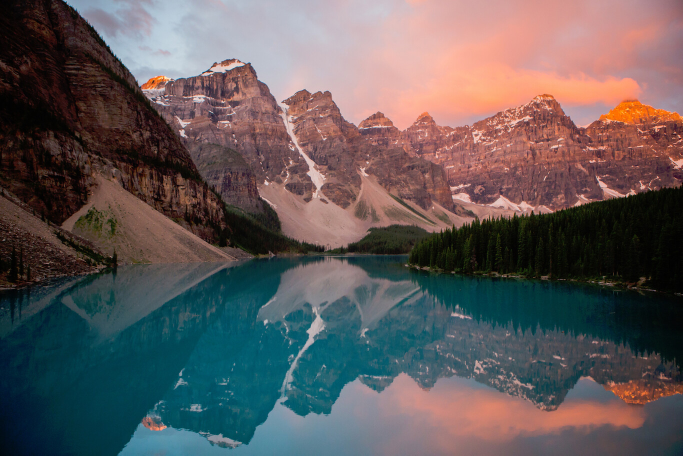
#> input picture Paisaje.jpg, 1366 x 911 px (shown at 1/2 size)
$ python 'Cambiar Pixeles.py'
#> lines starting #> are read from the running program, lines starting #| are printed output that depends on the picture
from PIL import Image, ImageDraw
import random

file='Paisaje.jpg'
img = Image.open(file)
#> img is the input picture: PIL image 1366x911 RGB; mean R, G, B 96.8, 89.8, 90.5
C1 = (240,120)
C2 = (430,750)

draw = ImageDraw.Draw(img)


if (C1[0] > C2[0]) or (C1[1] > C2[1]):
    print("Las primeras coordenadas deben ser de la esquina superior izquierda")
elif ((C1[0] or C2[0]) > img.width) or ((C1[1] or C2[1]) > img.height):
    print("Las coordenadas deben ser menor al tamaño de la imagen")
else:
    for x in range(C1[0], C2[0]):
        for y in range(C1[1], C2[1]):
            red = random.randint(0,255)
            green = random.randint(0,255)
            blue = random.randint(0,255)

            draw.point((x, y), (red, green, blue))
    img.show()
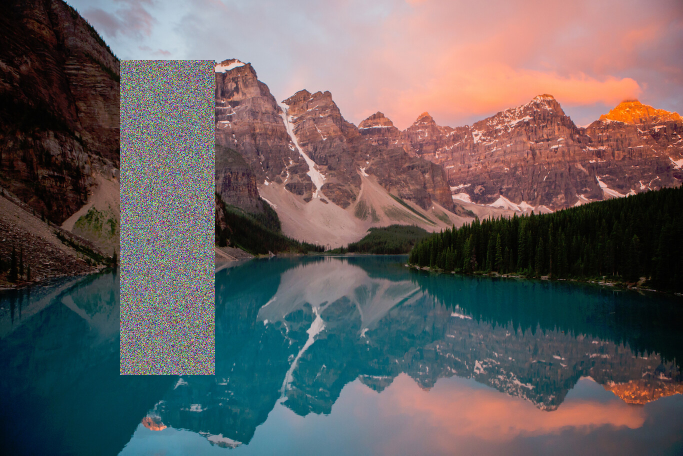
#> shown: PIL image 1366x911 RGB (shown at 1/2 size); mean R, G, B 102, 94.8, 95.5
